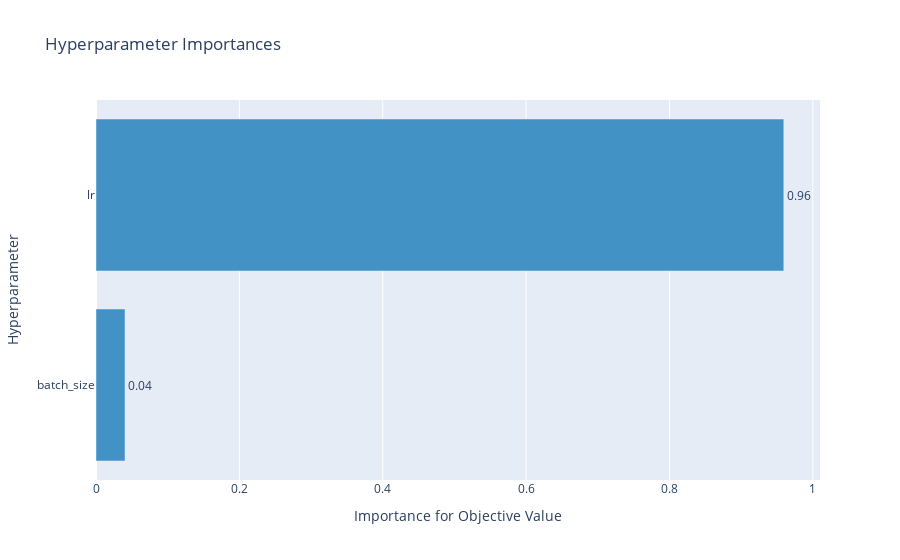

This figure's notebook cell:
### Code cell
optuna.visualization.plot_param_importances(study)

### Figure 1 — Plotly figure (JSON) as saved in the notebook; plotly's stock layout.template omitted (floating-point values rounded to 4 significant figures)
{"data": [{"cliponaxis": false, "hovertemplate": ["batch_size (CategoricalDistribution): 0.04050913004749773<extra></extra>", "lr (LogUniformDistribution): 0.9594908699525023<extra></extra>"], "marker": {"color": "rgb(66,146,198)"}, "orientation": "h", "text": ["0.04050913004749773", "0.9594908699525023"], "textposition": "outside", "texttemplate": "%{text:.2f}", "type": "bar", "x": [0.04051, 0.9595], "y": ["batch_size", "lr"]}], "layout": {"showlegend": false, "title": {"text": "Hyperparameter Importances"}, "xaxis": {"title": {"text": "Importance for Objective Value"}}, "yaxis": {"title": {"text": "Hyperparameter"}}}}
